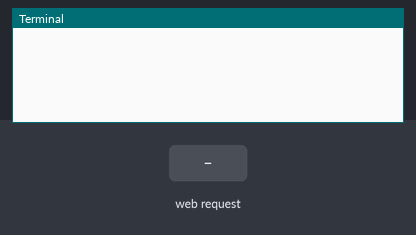
A program run on a simulated Raspberry Pi (BCM pin numbers). On the bench: the last lines printed to the terminal. The inputs (shaded band) are chosen by the test bench. The camera gives no picture and a still takes 0.5 s; the clock reads 2024-03-15 10:24:30 at power-on unless the program sets it.

Above: at 1.2 s.
1.3 s: HTTP request for / received
At 2.0 s:
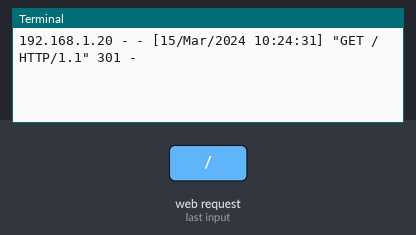
2.8 s: HTTP request for /index.html received
At 4.0 s:
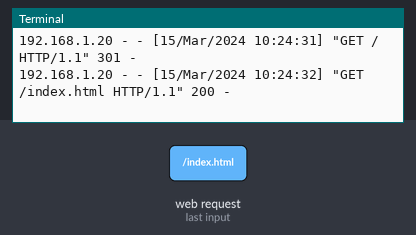
4.3 s: HTTP request for /stream.mjpg received
At 5.4 s:
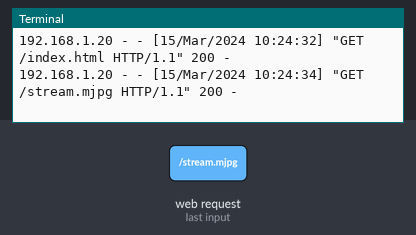

The program:

camera.py
```python
# Web streaming example
# Source code from the official PiCamera package
# http://picamera.readthedocs.io/en/latest/recipes2.html#web-streaming

import io
import picamera
import logging
import socketserver
from threading import Condition
from http import server

PAGE="""\
    <!doctype html>
    <html>
        <head>
            <title>Camera</title>
        </head>
        <style>
            * {
                margin: 0;
                padding: 0;
                box-sizing: border-box;
                line-height: 0;
            }

            img {
                width: 100%;
                height: 100%;
            }
        </style>
    <body>
        <img src="stream.mjpg" />
    </body>
    </html>
"""

class StreamingOutput(object):
    def __init__(self):
        self.frame = None
        self.buffer = io.BytesIO()
        self.condition = Condition()

    def write(self, buf):
        if buf.startswith(b'\xff\xd8'):
            # New frame, copy the existing buffer's content and notify all
            # clients it's available
            self.buffer.truncate()
            with self.condition:
                self.frame = self.buffer.getvalue()
                self.condition.notify_all()
            self.buffer.seek(0)
        return self.buffer.write(buf)

class StreamingHandler(server.BaseHTTPRequestHandler):
    def do_GET(self):
        if self.path == '/':
            self.send_response(301)
            self.send_header('Location', '/index.html')
            self.end_headers()
        elif self.path == '/index.html':
            content = PAGE.encode('utf-8')
            self.send_response(200)
            self.send_header('Content-Type', 'text/html')
            self.send_header('Content-Length', len(content))
            self.end_headers()
            self.wfile.write(content)
        elif self.path == '/stream.mjpg':
            self.send_response(200)
            self.send_header('Age', 0)
            self.send_header('Cache-Control', 'no-cache, private')
            self.send_header('Pragma', 'no-cache')
            self.send_header('Content-Type', 'multipart/x-mixed-replace; boundary=FRAME')
            self.end_headers()
            try:
                while True:
                    with output.condition:
                        output.condition.wait()
                        frame = output.frame
                    self.wfile.write(b'--FRAME\r\n')
                    self.send_header('Content-Type', 'image/jpeg')
                    self.send_header('Content-Length', len(frame))
                    self.end_headers()
                    self.wfile.write(frame)
                    self.wfile.write(b'\r\n')
            except Exception as e:
                logging.warning(
                    'Removed streaming client %s: %s',
                    self.client_address, str(e))
        else:
            self.send_error(404)
            self.end_headers()

class StreamingServer(socketserver.ThreadingMixIn, server.HTTPServer):
    allow_reuse_address = True
    daemon_threads = True

with picamera.PiCamera(resolution='640x480', framerate=24) as camera:
    output = StreamingOutput()
    #Uncomment the next line to change your Pi's Camera rotation (in degrees)
    #camera.rotation = 90
    camera.start_recording(output, format='mjpeg')
    try:
        address = ('', 8081)
        server = StreamingServer(address, StreamingHandler)
        server.serve_forever()
    finally:
        camera.stop_recording()
```

Measured:
- after the input at 1.3 s, the terminal: prints a new line at once (image 1)
- after the input at 2.8 s, the terminal: prints a new line at once (image 2)
- after the input at 4.3 s, the terminal: prints a new line at once (image 3)
